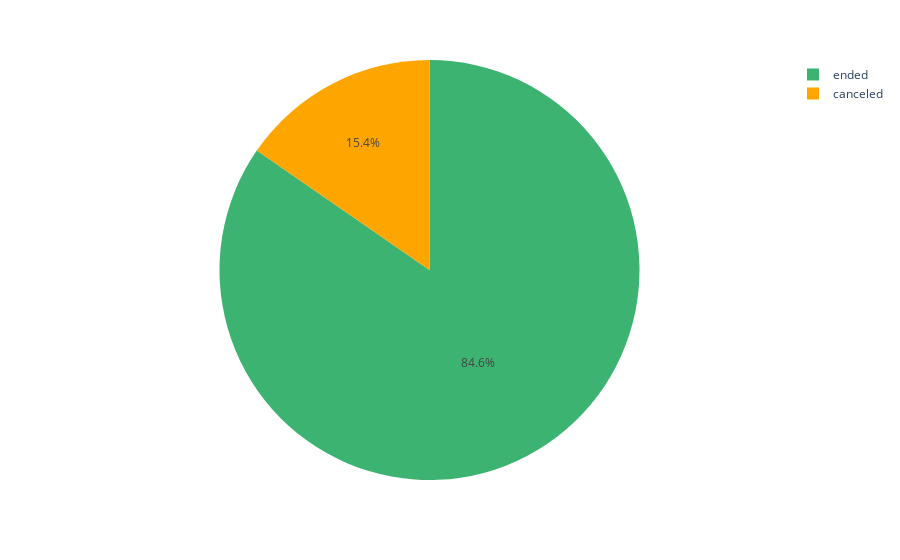

The notebook cell saved with this chart:
### Code cell
#visualisation of the percentage of the mobile vs connect check rental

cancel_counts = data["state"].value_counts().reset_index()
cancel_counts.columns = ["state", "count"]

fig = px.pie(cancel_counts, 
             names="state", 
             values="count", 
             color_discrete_sequence=["#3CB371", "#FFA500"])


fig.show()

### Figure 1 — Plotly figure (JSON) as saved in the notebook; plotly's stock layout.template omitted (floating-point values rounded to 4 significant figures)
{"data": [{"domain": {"x": [0, 1], "y": [0, 1]}, "hovertemplate": "state=%{label}<br>count=%{value}<extra></extra>", "labels": ["ended", "canceled"], "legendgroup": "", "name": "", "showlegend": true, "type": "pie", "values": [17976, 3264]}], "layout": {"legend": {"tracegroupgap": 0}, "margin": {"t": 60}, "piecolorway": ["#3CB371", "#FFA500"]}}
